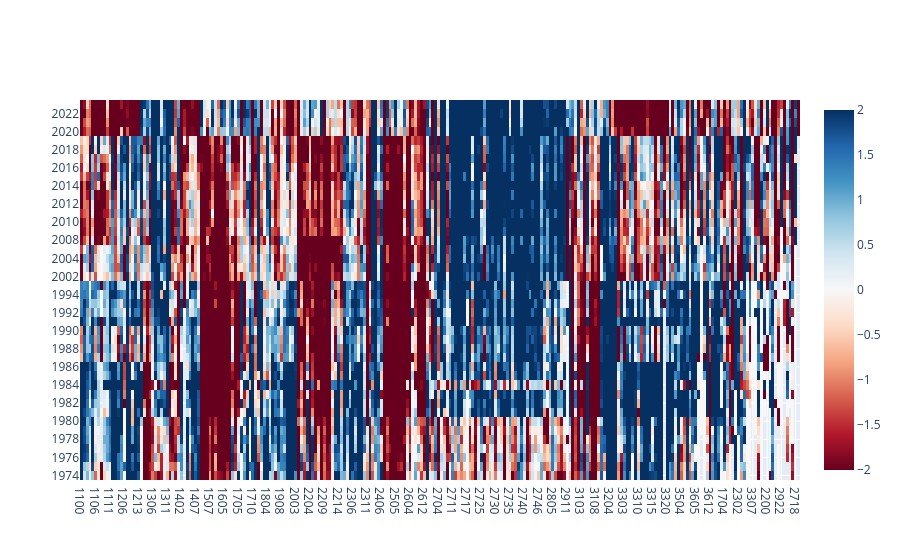

Notebook code cell kept with this figure:
### Code cell
# df = df_metric.xs("FR", level=1)
cluster = 1
df = df_metric.xs(cluster, level=1)

fig = go.Figure(
    data=go.Heatmap(
        z=df.values,
        x=df.columns.astype(str),
        y=df.index.astype(str),
        colorscale="RdBu",
        zmin=-2,
        zmax=2,
        )
    )

# fig.update_layout(
#     title="Heatmap",
#     height=10*len(df.columns.astype(str)),
#     # height=40*len(y_labels),
#     xaxis=dict(tickangle=45, automargin=True),
#     yaxis=dict(autorange="reversed", automargin=True)  # keep top-to-bottom ordering
# )

fig.show()

### Figure 1 — Plotly figure (JSON) as saved in the notebook; plotly's stock layout.template omitted (floating-point values rounded to 4 significant figures; data arrays with more than 128 entries replaced by an {"elided": "..."} marker saying what was removed)
{"data": [{"colorscale": [[0, "rgb(103,0,31)"], [0.1, "rgb(178,24,43)"], [0.2, "rgb(214,96,77)"], [0.3, "rgb(244,165,130)"], [0.4, "rgb(253,219,199)"], [0.5, "rgb(247,247,247)"], [0.6, "rgb(209,229,240)"], [0.7, "rgb(146,197,222)"], [0.8, "rgb(67,147,195)"], [0.9, "rgb(33,102,172)"], [1, "rgb(5,48,97)"]], "type": "heatmap", "x": {"elided": "252 str values"}, "y": ["1974", "1975", "1976", "1977", "1978", "1979", "1980", "1981", "1982", "1983", "1984", "1985", "1986", "1987", "1988", "1989", "1990", "1991", "1992", "1993", "1994", "1995", "2002", "2003", "2004", "2005", "2008", "2009", "2010", "2011", "2012", "2013", "2014", "2015", "2016", "2017", "2018", "2019", "2020", "2021", "2022", "2023"], "z": {"elided": "42x252 float values"}, "zmax": 2, "zmin": -2}], "layout": {}}
